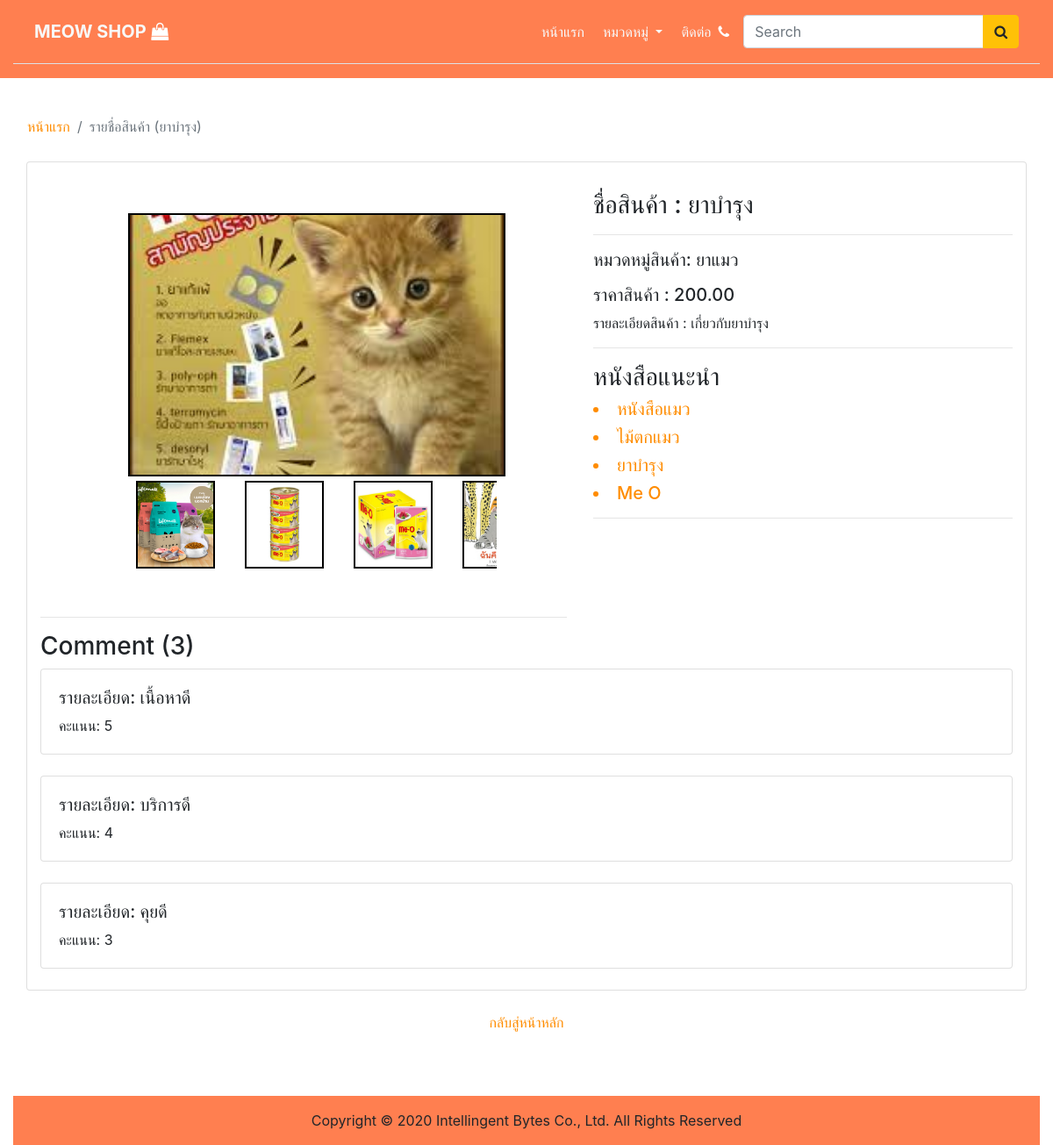
/drug/, run on the app's committed database.
### myapp/models.py (models this page shows, shortened)
class Product(models.Model):
    p_code = models.CharField(max_length=10, unique=True)
    p_slug = models.SlugField(max_length=200, unique=True)
    p_name = models.CharField(max_length=100)
    p_description = models.TextField(max_length=255, null=True, blank=True)
    p_price = models.FloatField(default=0)
    p_image = models.ImageField(upload_to='products', null=True, blank=True)
    p_category = models.ForeignKey(Category, null=True, blank=True, on_delete=models.CASCADE)
    p_recommend = models.BooleanField(default=False)
    p_status = models.BooleanField(default=False)
    p_created = models.DateTimeField(auto_now_add=True)
    p_updated = models.DateTimeField(auto_now=True)
    class Meta:
        ordering = ['-p_created']
        verbose_name_plural = 'Product'
    def showimg_product(self):
        if self.p_image:
            return format_html('<img src="'+ self.p_image.url +'" height="50px"')
        return ''
    showimg_product.allow_tags = True
    def get_comment_count(self):
        return self.commentproduct_set.count()

class ProductImage(models.Model):
    product = models.ForeignKey(Product, on_delete=models.CASCADE)
    image = models.ImageField(upload_to="products/images/")

class Category(models.Model):
    c_name = models.CharField(max_length=100)
    c_image = models.FileField(upload_to='upload', null=True, blank=True)
    c_description = models.TextField(max_length=255, null=True, blank=True)
    c_status = models.BooleanField(default=False)
    class Meta:
        verbose_name_plural = 'Category'
    def __str__(self):
        return self.c_name
    def showimg_category(self):
        if self.c_image:
            return format_html('<img src="'+ self.c_image.url +'" height="50px"')
        return ''
    showimg_category.allow_tags = True

class CommentProduct(models.Model):
    comment_product = models.ForeignKey(Product, on_delete=models.CASCADE)
    comment_comment = models.CharField(max_length=100)
    comment_rating = models.IntegerField(default=0)
    class Meta:
        ordering = ['id']
        verbose_name_plural = 'CommentProduct'

### myapp/views.py (the view)
# urls.py: path('<slug:slug>/', views.productdetail, name='productdetail'),
def productdetail(request, slug):
    product = get_object_or_404(Product, p_slug=slug)
    productrecommend = Product.objects.filter(p_recommend=True)
    return render(request, 'detail.html', {
        'product': product,
        'productrecommend': productrecommend,
    })

### templates/detail.html (shortened to what this page needs)
{% extends "layouts/base.html" %}
{% load humanize %}
{% block content %}
<link rel="stylesheet" href="https://unpkg.com/swiper@8/swiper-bundle.min.css"/>
<br>
<nav aria-label="breadcrumb">
    <ol class="breadcrumb">
      <li class="breadcrumb-item"><a href="{% url 'home' %}">หน้าแรก</a></li>
      <li class="breadcrumb-item active" aria-current="page">รายชื่อสินค้า ({{ product.p_name }})</li>
    </ol>
  </nav>
<div style='overflow-x:auto'>
    <div class="card container">
    <br>
    <div class="row" style='overflow-x:auto'>
        <div class="col md-4">
            <div class="card-img-top img-fluid col-md-9 p-4" style="width: 600px;">
                <div id="content-wrapper">
                    <div class="column" style="margin-left:150px">
                        {% if product.p_image %}
                            <img src="{{ product.p_image.url }}" id="featured" style="margin-left: 50px; height: 300px; width: 430px; " class="img-fluid" >
                        {% else %}
                            <br><span>ขออภัยไม่มีรูปภาพแสดง</span>
                        <div class="mtop"></div>
                        {% endif %}
                        <div id="slide-wrapper" >
                            <a id="slideLeft" class="arrow" ></a>
                            <div id="slider">
                                {% for pi in product.productimage_set.all %}
                                    <br><br>
                                    <div class="float-sm-start ml-4">
                                        <img src="{{ pi.image.url }}" id="sliderimag{{ forloop.counter }}" class="thumbnail active" alt="" style="height: 100px; width: 90px; ">
                                    </div>
                                {% endfor %}
                            </div>
                            <a id="slideRight" value="1" class="arrow" ></a>
                        </div>
                    </div>
                </div>
            </div>
            <hr>
        </div>
        <div class="col md-6 mt-2">
            <h3>ชื่อสินค้า : {{ product.p_name }}</h3><hr>
            <h5>หมวดหมู่สินค้า: {{ product.p_category }}</h5>
            <h5 class= mt-3>ราคาสินค้า : {{ product.p_price|floatformat:2|intcomma }}</h5>
            <p >รายละเอียดสินค้า : {{ product.p_description }}</p>
            <hr>
            <h3>หนังสือแนะนำ</h3>
            {% for r in productrecommend %}
                <h5><a href="{% url 'productdetail' slug=r.p_slug %}"><li>{{ r.p_name }}</li></a></h5>
            {% endfor %}
            <hr class="hrwidth">
            <br>
        </div>
    </div>
    <h3>Comment ({{product.get_comment_count}})</h3>
    {% for c in product.commentproduct_set.all %}
    <div class="card mb-4">
        <div class="card-body">
            <h5>รายละเอียด: {{ c.comment_comment }}</h5>
            <div>คะแนน: {{ c.comment_rating }}</div>
        </div>
    </div>
    {% endfor %}
</div>
<br>
<a href="{% url 'home' %}" class="d-flex justify-content-center">กลับสู่หน้าหลัก</a>
<br><br>
{% endblock %}

### templates/layouts/base.html (shortened to what this page needs)
<!doctype html>
<html lang="en">
  <head>
    <link rel="stylesheet" href="https://stackpath.bootstrapcdn.com/bootstrap/4.5.1/css/bootstrap.min.css">
    <link rel="stylesheet" href="https://stackpath.bootstrapcdn.com/font-awesome/4.7.0/css/font-awesome.min.css">
  </head>
  <body>
    <nav class="my-2 my-md-0 fixed-top" style="background-color: #FF7F50;">
        <div class="container-fluid">
        <div class="d-flex flex-column flex-md-row align-items-center p-3 px-md-4 mb-3  border-bottom " style="background-color: #FF7F50;">
            <h5 class="my-0 mr-md-auto font-weight-normal text-light"><b>MEOW SHOP</b> <i class="fa fa-shopping-bag" style="color: white;"></i></h5>
                <a class="p-2 text-light" href="{% url 'home' %}">หน้าแรก</a>
                <div class="dropdown">
                    <button class="btn dropdown-toggle text-light" type="button" id="dropdownMenuButton" data-toggle="dropdown" aria-haspopup="true" aria-expanded="false">
                      หมวดหมู่
                    </button>
                  </div>
                <a class="p-2 text-light" href="{% url 'contact' %}">ติดต่อ</a><i class="fa fa-phone" aria-hidden="true" style="color: white;"></i>
                <form action="{% url 'search' %}" class="form-inline ml-3", method="GET">
                    <div class="input-group">
                        <input type="text" name="key" class="form-control" placeholder="Search">
                        <div class="input-group-append">
                            <button type="submit" class="btn btn-warning"><i class="fa fa-search"></i></button>
                        </div>
                    </div>
                </form>
            </div>
        </div>
    </nav>
    <br><br><br><br>
    <div class="container-fluid">
        {% block content %}{% endblock %}
    </div>
   <br><footer class="text-center text-lg-start" style="background-color: #FF7F50;">
        <div class="text-center p-3" >
            Copyright © 2020 Intellingent Bytes Co., Ltd. All Rights Reserved
        </div>
      </footer>
  </body>
</html>

### templates/detail.html (style rules this page uses)
#content-wrapper { display: flex; flex-wrap: wrap; justify-content: center; align-items: center; }
.column { width: 600px; padding: 10px; }
#featured { max-width: 500px; max-height: 600px; object-fit: cover; cursor: pointer; border: 2px solid black; }
.thumbnail { object-fit: cover; max-width: 180px; max-height: 100px; cursor: pointer; opacity: 0.5; margin: 5px; border: 2px solid black; }
.active { opacity: 1; }
#slide-wrapper { max-width: 500px; display: flex; min-height: 100px; align-items: center; }
#slider { width: 440px; display: flex; flex-wrap: nowrap; overflow-x: auto; }
.arrow { width: 30px; height: 30px; cursor: pointer; transition: .3s; }
a { color: #FF8C00; }
.breadcrumb { background-color: #FFF !important; }

### data on the page
Product: p_name "ยาบำรุง", p_image (picture), p_category "ยาแมว", p_price "200.00", p_description "เกี่ยวกับยาบำรุง", get_comment_count "3"
ProductImage: image (picture)
ProductImage: image (picture)
ProductImage: image (picture)
ProductImage: image (picture)
Product: p_name "หนังสือแมว"
Product: p_name "ไม้ตกแมว"
Product: p_name "Me O"
CommentProduct: comment_comment "เนื้อหาดี", comment_rating "5"
CommentProduct: comment_comment "บริการดี", comment_rating "4"
CommentProduct: comment_comment "คุยดี", comment_rating "3"
